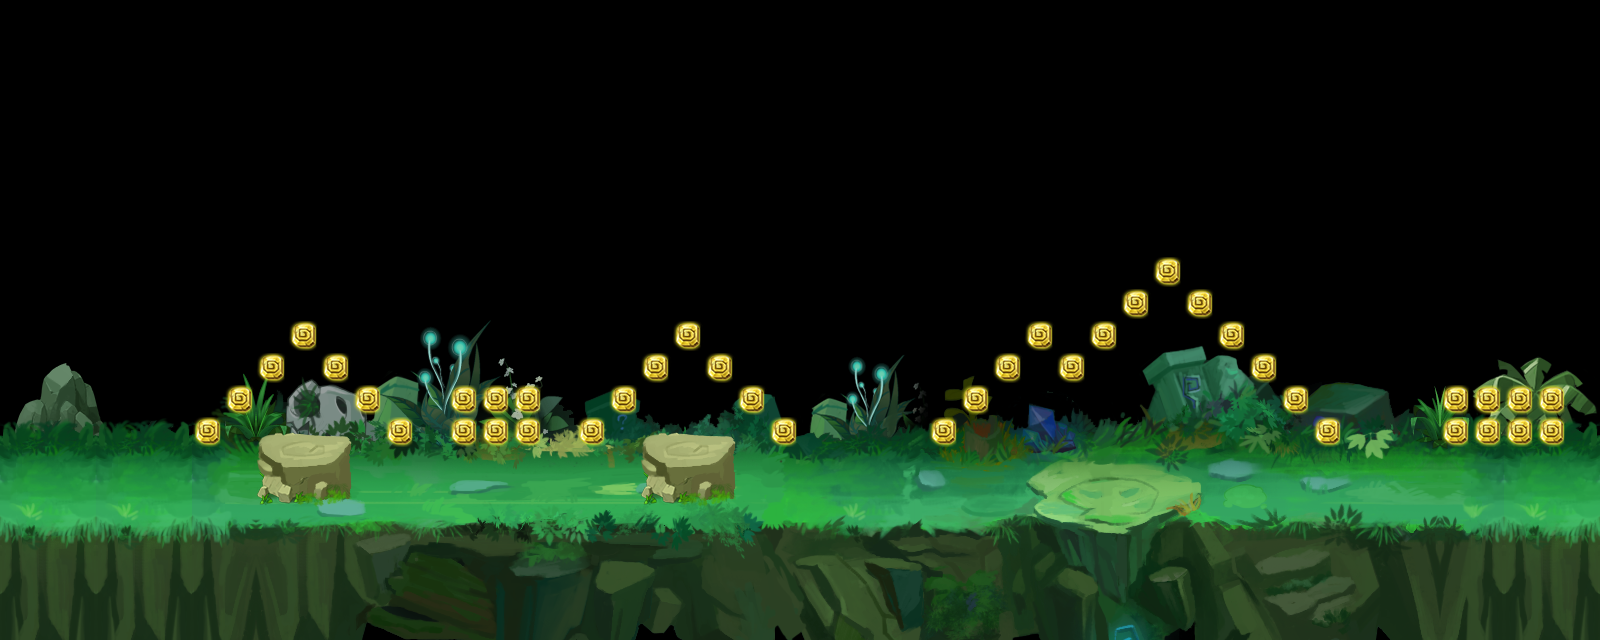

A level layout from a 2D game, rendered from its tile map. Below: a short description, then the map file with tile-grid data replaced by summaries:
An orthogonal 50x20 tile map with 32x32 px tiles, 4 tile layers (root_2, root_1, rock_1, jewel), 5 tilesets and 2 objects.

<map version="1.0" orientation="orthogonal" renderorder="right-down" width="50" height="20" tilewidth="32" tileheight="32" nextobjectid="3">
 <tileset firstgid="1" source="caodi.tsx" />
 <tileset firstgid="49" source="gold.tsx" />
 <tileset firstgid="52" source="map1.tsx" />
 <tileset firstgid="1014" source="zhangai3.tsx" />
 <tileset firstgid="1278" source="zhongdian.tsx" />
 <layer name="root_2" width="50" height="20">
  <data>[1000 cells, 48 non-empty, 48 distinct tile ids]</data>
 </layer>
 <layer name="root_1" width="50" height="20">
  <data>[1000 cells, 467 non-empty, 425 distinct tile ids]</data>
 </layer>
 <layer name="rock_1" width="50" height="20">
  <data>[1000 cells, 18 non-empty, 9 distinct tile ids]</data>
 </layer>
 <layer name="jewel" width="50" height="20">
  <data>[1000 cells, 41 non-empty, 1 distinct tile ids]</data>
 </layer>
 <objectgroup name="enemy_1" visible="0">
  <object id="1" x="1037.33" y="480">
   <ellipse />
  </object>
  <object id="2" x="1169" y="480">
   <ellipse />
  </object>
 </objectgroup>
</map>
